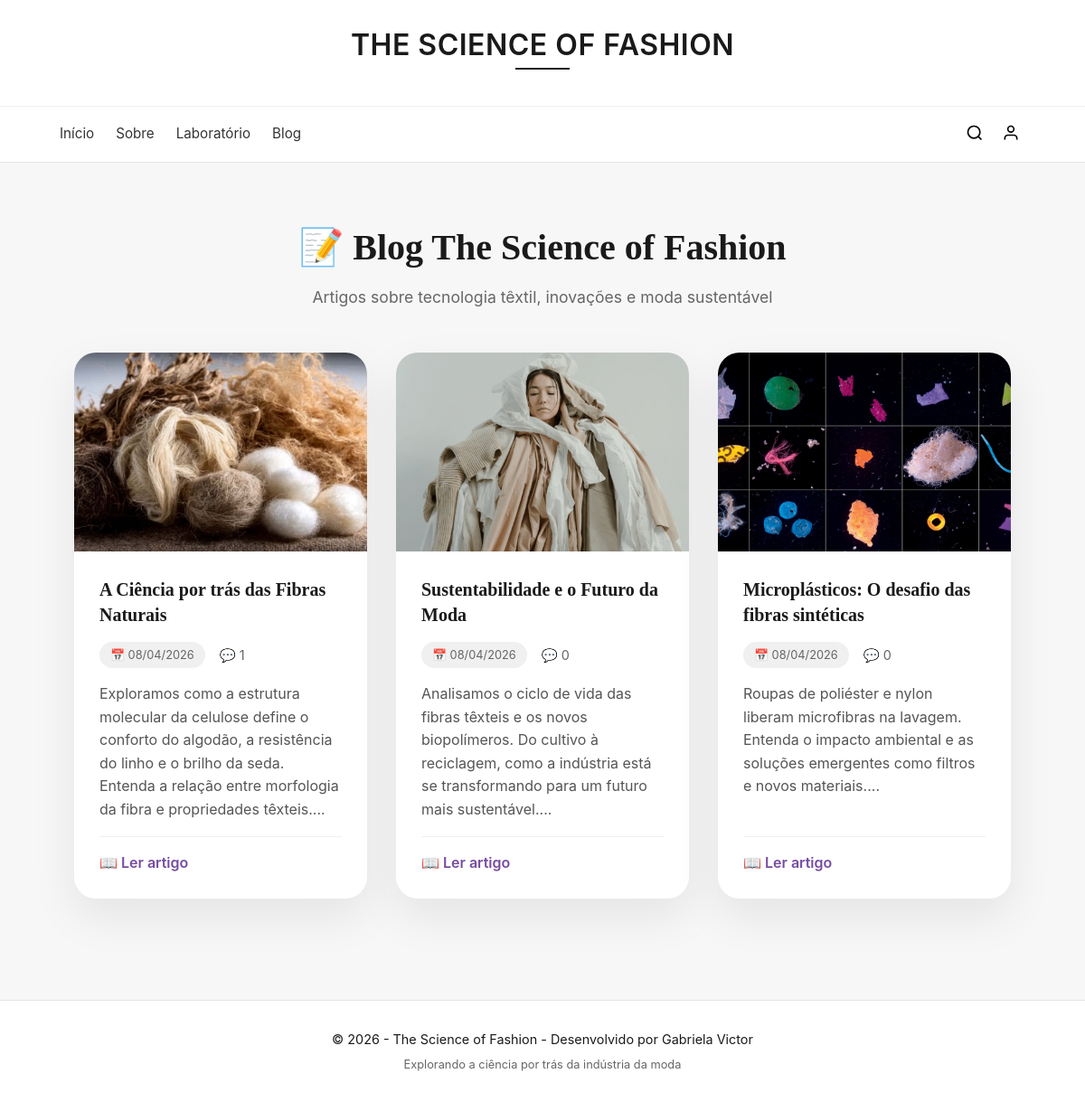
The app's page /blog, older data.
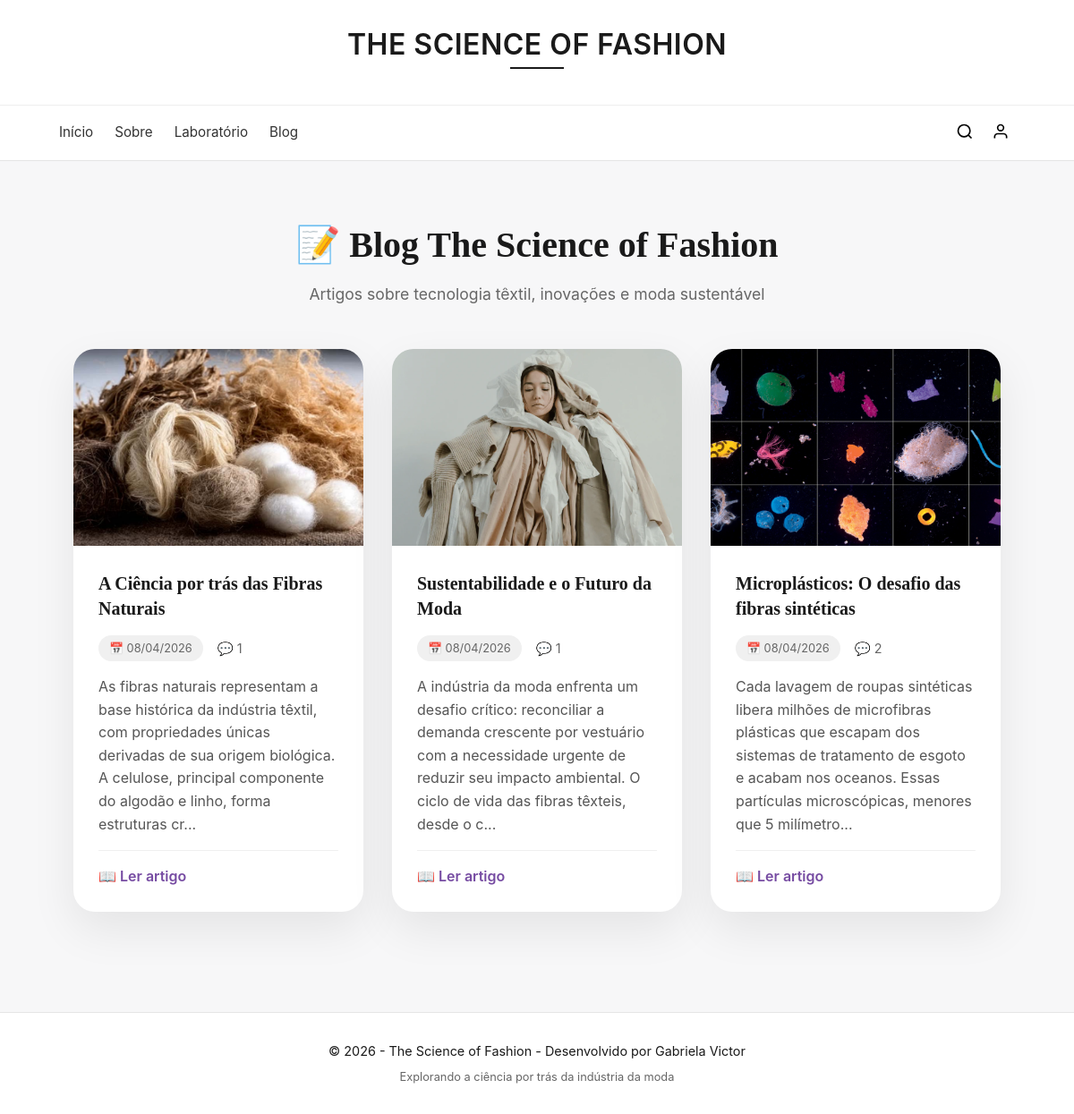
The same page, newer data.
### models.py (models this page shows)
class Post(SQLModel, table=True):
    id: Optional[int] = Field(default=None, primary_key=True)
    titulo: str
    conteudo: str
    foto_url: Optional[str] = None
    data_publicacao: datetime = Field(default_factory=datetime.now)
    comentarios: List["Comentario"] = Relationship(back_populates="post")
    usuarios_que_favoritaram: List[Usuario] = Relationship(back_populates="posts_favoritos", link_model=FavoritoPost)

### main.py (the view)
@app.get("/blog", response_class=HTMLResponse)
async def listar_posts(
    request: Request,
    session: Session = Depends(get_session),
    usuario: Optional[Usuario] = Depends(get_usuario_logado)
):
    posts = session.exec(select(Post)).all()
    if "HX-Request" in request.headers:
        return templates.TemplateResponse(request, "partials/posts_list.html", {"posts": posts, "usuario": usuario})
    return templates.TemplateResponse(request, "blog/lista_posts.html", {"posts": posts, "usuario": usuario})

### templates/blog/lista_posts.html (shortened to what this page needs)
{% extends "base.html" %}
{% block content %}
<div id="blog-list-wrapper">
    {% include "partials/posts_list.html" %}
</div>
{% endblock %}

### templates/partials/posts_list.html
<div class="blog-container">
    <div class="blog-header">
        <h1>📝 Blog The Science of Fashion</h1>
        <p>Artigos sobre tecnologia têxtil, inovações e moda sustentável</p>
    </div>
    <div class="posts-grid" id="posts-grid">
        {% for post in posts %}
        <article class="post-card"
                 hx-get="/blog/post/{{ post.id }}"
                 hx-target="#main-content"
                 hx-push-url="true"
                 hx-swap="innerHTML">
            {% if post.foto_url %}
            <div class="post-card-image">
                <img src="{{ post.foto_url }}" alt="{{ post.titulo }}">
            </div>
            {% else %}
            <div class="post-card-image placeholder">
                <span>📷</span>
            </div>
            {% endif %}
            <div class="post-card-content">
                <h2 class="post-card-title">{{ post.titulo }}</h2>
                <div class="post-card-meta">
                    <span class="post-date">📅 {{ post.data_publicacao.strftime('%d/%m/%Y') }}</span>
                    <span class="comment-count">💬 {{ post.comentarios|length }}</span>
                </div>
                <p class="post-card-excerpt">{{ post.conteudo[:200] }}...</p>
                <div class="post-card-footer">
                    <span class="read-more">📖 Ler artigo</span>
                </div>
            </div>
        </article>
        {% else %}
        <div class="no-posts">
            <p>Nenhum post encontrado.</p>
        </div>
        {% endfor %}
    </div>
</div>

Row changes from the older to the newer data that the page shows:
changed Post "A Ciência por trás das Fibras Naturais": conteudo "Exploramos como a estrutura molecular da celulose define o conforto do algodão, a resistência do linho e o brilho da seda. Entenda a relação entre morfologia da fibra e propriedades têxteis." → "As fibras naturais representam a base histórica da indústria têxtil, com propriedades únicas derivadas de sua origem biológica. A celulose, principal componente do algodão e linho, forma estruturas cr"
changed Post "Sustentabilidade e o Futuro da Moda": comentarios|length "0" → "1"; conteudo "Analisamos o ciclo de vida das fibras têxteis e os novos biopolímeros. Do cultivo à reciclagem, como a indústria está se transformando para um futuro mais sustentável." → "A indústria da moda enfrenta um desafio crítico: reconciliar a demanda crescente por vestuário com a necessidade urgente de reduzir seu impacto ambiental. O ciclo de vida das fibras têxteis, desde o c"
changed Post "Microplásticos: O desafio das fibras sintéticas": comentarios|length "0" → "2"; conteudo "Roupas de poliéster e nylon liberam microfibras na lavagem. Entenda o impacto ambiental e as soluções emergentes como filtros e novos materiais." → "Cada lavagem de roupas sintéticas libera milhões de microfibras plásticas que escapam dos sistemas de tratamento de esgoto e acabam nos oceanos. Essas partículas microscópicas, menores que 5 milímetro"
